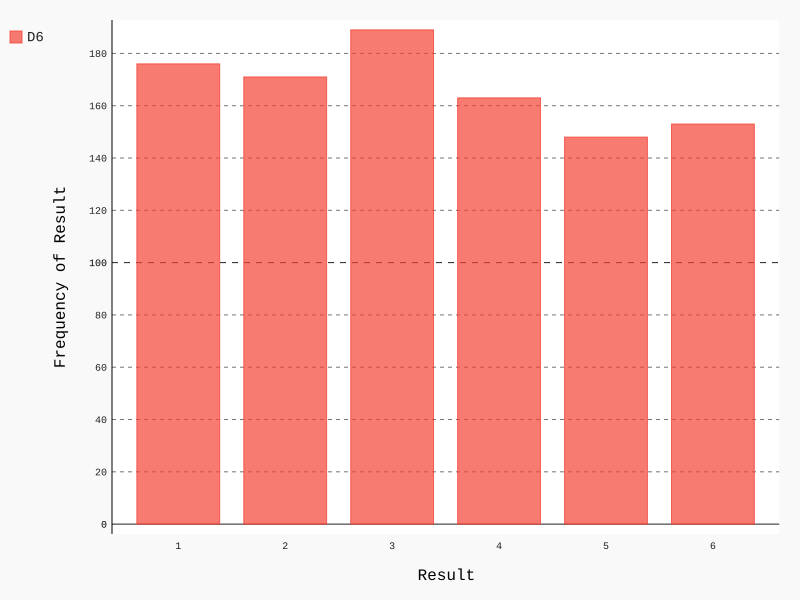

This figure's Python source:
import pygal

from die import Die

# 创建一个D6
die = Die()

# 掷几次骰子，并将结果存储在一个列表中
results = []
for roll_num in range(1000):
    result = die.roll()
    results.append(result)

# 分析结果
frequencies = []
for value in range(1, die.num_sides+1):
    frequency = results.count(value)
    frequencies.append(frequency)

# 对结果进行可视化
hist= pygal.Bar()

hist._title = "Result of rolling one D6 1000 times."
hist.x_labels = [1, 2, 3, 4, 5, 6]
hist.x_title = "Result"
hist.y_title = "Frequency of Result"

hist.add('D6', frequencies)
hist.render_to_file('die_visual.svg')
